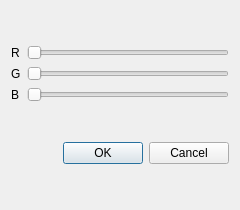
<?xml version="1.0" encoding="UTF-8"?>
<ui version="4.0">
 <class>DialogColor</class>
 <widget class="QDialog" name="DialogColor">
  <property name="geometry">
   <rect>
    <x>0</x>
    <y>0</y>
    <width>240</width>
    <height>210</height>
   </rect>
  </property>
  <property name="windowTitle">
   <string>Dialog</string>
  </property>
  <layout class="QVBoxLayout" name="verticalLayout">
   <item>
    <layout class="QGridLayout" name="gridLayout">
     <item row="0" column="0">
      <widget class="QLabel" name="label">
       <property name="text">
        <string>R</string>
       </property>
      </widget>
     </item>
     <item row="0" column="1">
      <widget class="QSlider" name="horizontalSliderR">
       <property name="maximum">
        <number>255</number>
       </property>
       <property name="orientation">
        <enum>Qt::Horizontal</enum>
       </property>
      </widget>
     </item>
     <item row="1" column="0">
      <widget class="QLabel" name="label_2">
       <property name="text">
        <string>G</string>
       </property>
      </widget>
     </item>
     <item row="1" column="1">
      <widget class="QSlider" name="horizontalSliderG">
       <property name="maximum">
        <number>255</number>
       </property>
       <property name="orientation">
        <enum>Qt::Horizontal</enum>
       </property>
      </widget>
     </item>
     <item row="2" column="0">
      <widget class="QLabel" name="label_3">
       <property name="text">
        <string>B</string>
       </property>
      </widget>
     </item>
     <item row="2" column="1">
      <widget class="QSlider" name="horizontalSliderB">
       <property name="maximum">
        <number>255</number>
       </property>
       <property name="orientation">
        <enum>Qt::Horizontal</enum>
       </property>
      </widget>
     </item>
    </layout>
   </item>
   <item>
    <widget class="QDialogButtonBox" name="buttonBox">
     <property name="orientation">
      <enum>Qt::Horizontal</enum>
     </property>
     <property name="standardButtons">
      <set>QDialogButtonBox::Cancel|QDialogButtonBox::Ok</set>
     </property>
    </widget>
   </item>
  </layout>
 </widget>
 <resources/>
 <connections>
  <connection>
   <sender>buttonBox</sender>
   <signal>accepted()</signal>
   <receiver>DialogColor</receiver>
   <slot>accept()</slot>
   <hints>
    <hint type="sourcelabel">
     <x>248</x>
     <y>254</y>
    </hint>
    <hint type="destinationlabel">
     <x>157</x>
     <y>274</y>
    </hint>
   </hints>
  </connection>
  <connection>
   <sender>buttonBox</sender>
   <signal>rejected()</signal>
   <receiver>DialogColor</receiver>
   <slot>reject()</slot>
   <hints>
    <hint type="sourcelabel">
     <x>316</x>
     <y>260</y>
    </hint>
    <hint type="destinationlabel">
     <x>286</x>
     <y>274</y>
    </hint>
   </hints>
  </connection>
 </connections>
</ui>
